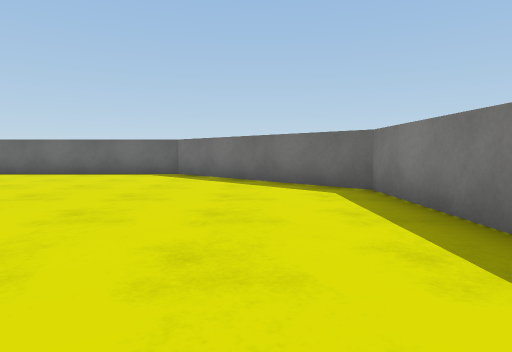
view 1 (above)

16 first-person views from a walk through a Unity game level. The camera is 0.61 m above the floor, tilts 4° down and sees 75° across. The floor is counted in squares, 1 m on a side. Each view is taken from the middle of a square. On the plan, view 1 faces up. The plan holds only what a view shows up to about 10 squares ahead; the rest is blank. The place goes on beyond the plan. Surface patterns are stand-ins for the level's own textures.

view 2
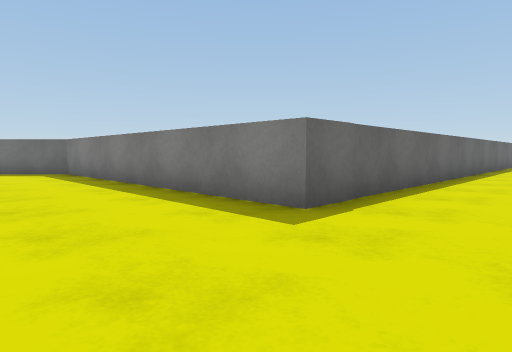

view 3
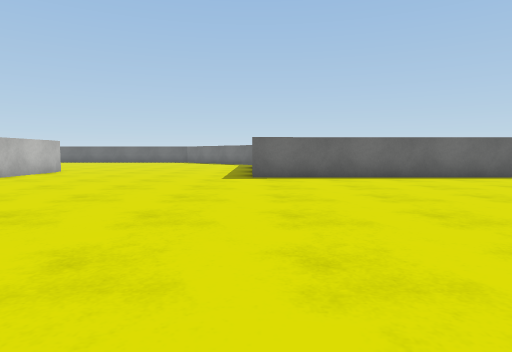

view 4
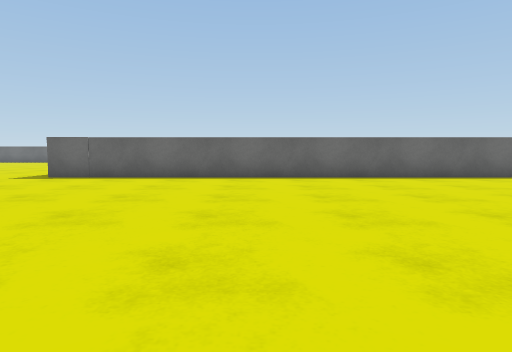

view 5
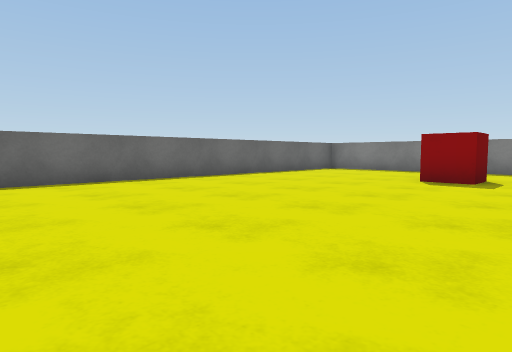

view 6
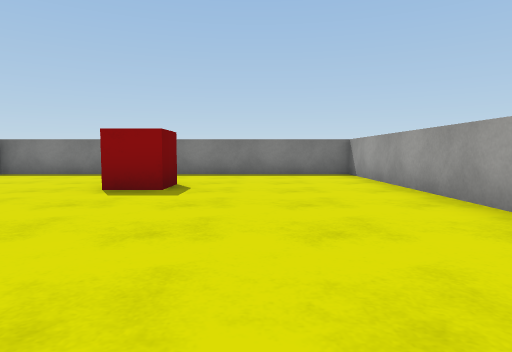

view 7
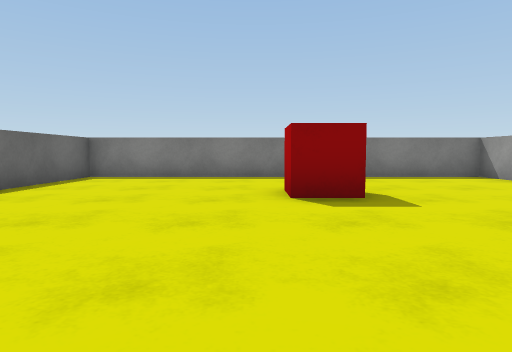

view 8
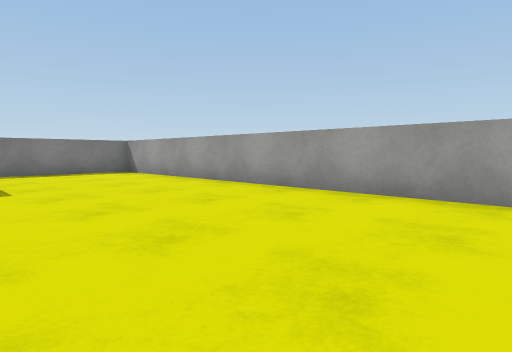

view 9
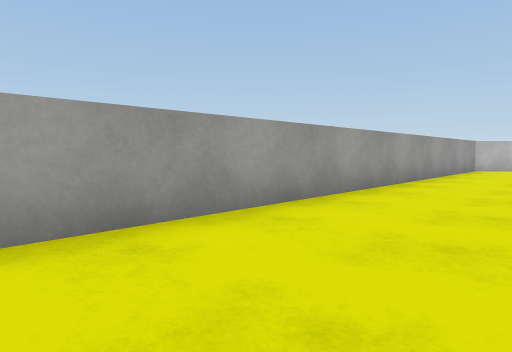

view 10
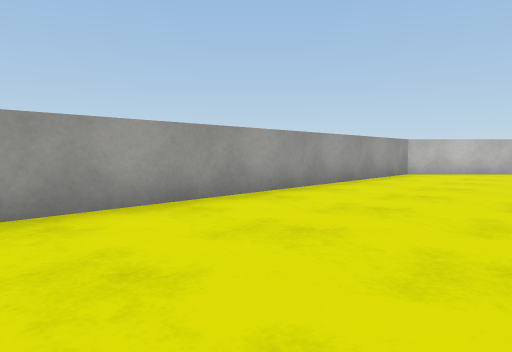

view 11
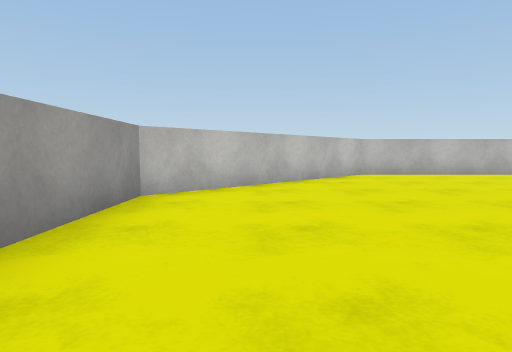

view 12
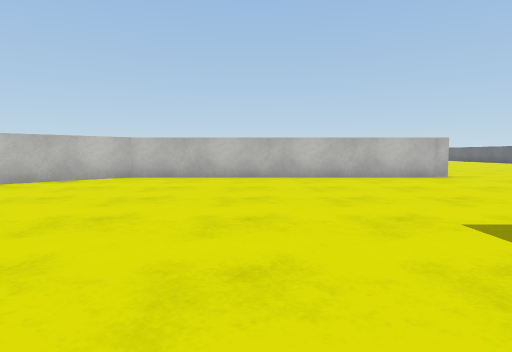

view 13
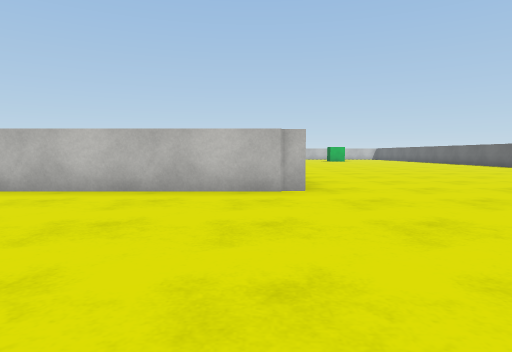

view 14
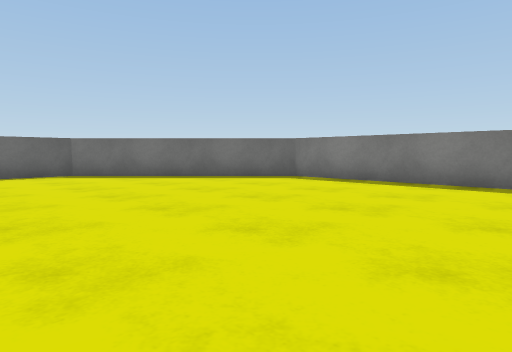

view 15
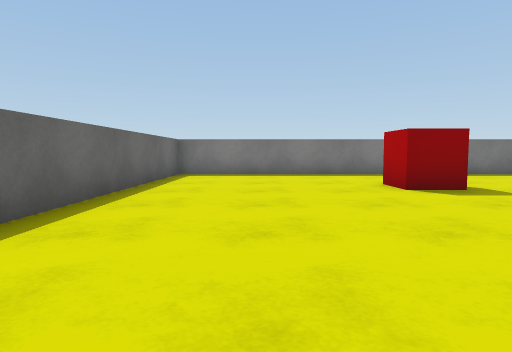

view 16
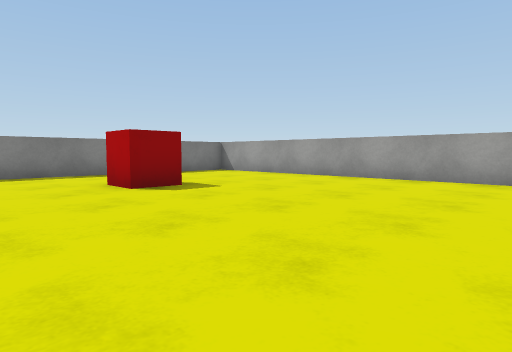

### Floor plan
Points are (right, up) in squares from view 1. A wall is a line through its corners. A room is listed if a view was taken in it or the views show most of it. See-through windows are left out.
Room 1 (views 1, 2, 3, 4, 5, 6, 7, 8, 9, 10, 11, 12, 13, 14, 15, 16)
walls: (-4.2, -0.1) (-4.2, -8.1) (0.3, -12.6) (20.4, -12.6) (20.4, -2.8) (1.9, -2.8) (1.9, 5.4) (-2.2, 9.6) (-5.5, 9.6); (17.5, -8.5) (16.5, -8.5) (16.5, -7.5) (17.5, -7.5)

Positions as (right, up) in squares from view 1, and headings:
1: (0, 0), facing up
2: (-1, -5), facing up-right
3: (2, -11), facing up
4: (7, -11), facing up
5: (9, -10), facing up-right
6: (11, -10), facing right
7: (12, -7), facing right
8: (10, -8), facing down-right
9: (13, -10), facing down-left
10: (10, -9), facing down-left
11: (5, -11), facing left
12: (4, -5), facing left
13: (1, -1), facing left
14: (-5, 0), facing up-right
15: (11, -5), facing right
16: (11, -5), facing down-right
